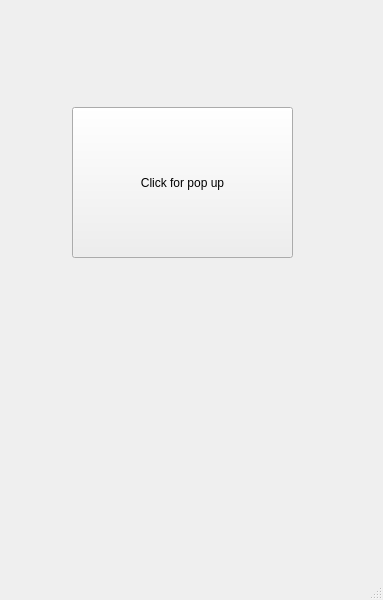
<?xml version="1.0" encoding="UTF-8"?>
<ui version="4.0">
 <class>MainWindow</class>
 <widget class="QMainWindow" name="MainWindow">
  <property name="geometry">
   <rect>
    <x>0</x>
    <y>0</y>
    <width>383</width>
    <height>600</height>
   </rect>
  </property>
  <property name="windowTitle">
   <string>MainWindow</string>
  </property>
  <widget class="QWidget" name="centralwidget">
   <widget class="QPushButton" name="popuper">
    <property name="geometry">
     <rect>
      <x>72</x>
      <y>107</y>
      <width>221</width>
      <height>151</height>
     </rect>
    </property>
    <property name="text">
     <string>Click for pop up</string>
    </property>
   </widget>
  </widget>
  <widget class="QMenuBar" name="menubar">
   <property name="geometry">
    <rect>
     <x>0</x>
     <y>0</y>
     <width>383</width>
     <height>26</height>
    </rect>
   </property>
  </widget>
  <widget class="QStatusBar" name="statusbar"/>
 </widget>
 <resources/>
 <connections/>
</ui>
